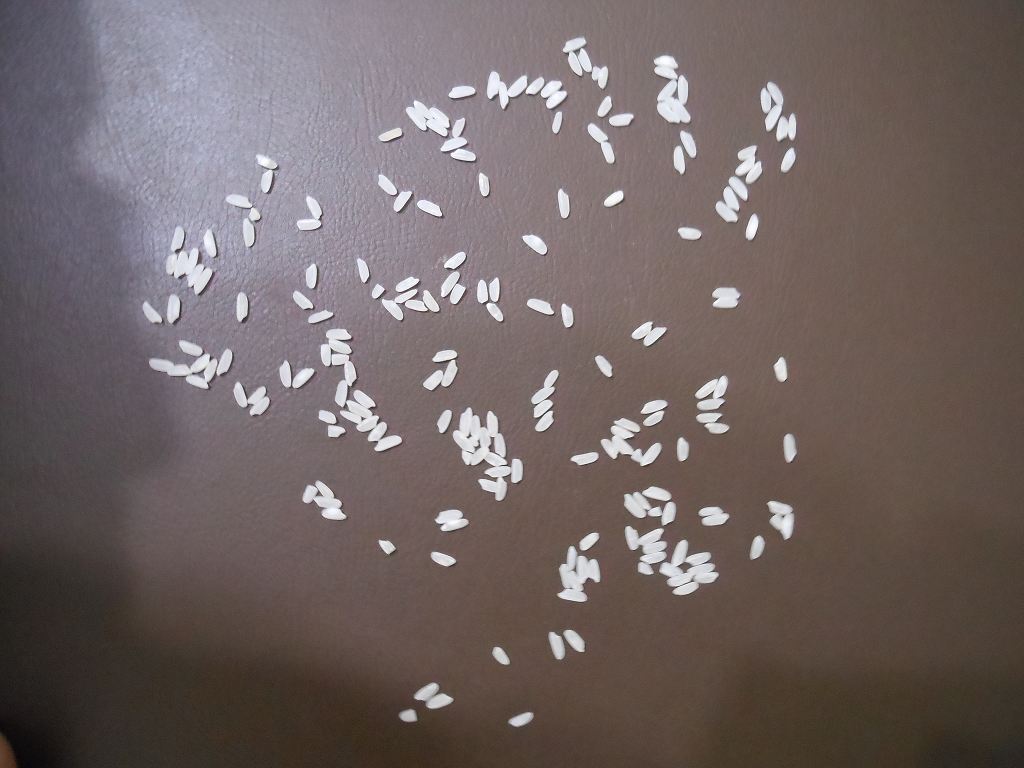
#> input picture arroz_V2/205.bmp, 1024 x 768 px
$ python Projeto4.py
#> lines starting #> are read from the running program, lines starting #| are printed output that depends on the picture; after the words box and inside, x2 and y2 are one past the last pixel; in counts of white or black regions, pixels touching at a corner belong together
#===============================================================================
# Projeto 4 - Contagem de arroz
#-------------------------------------------------------------------------------
# Autor: João Lucas M. Camilo
#        Viviane Ruotolo
# Universidade Tecnológica Federal do Paraná
#===============================================================================


import sys
import timeit
import numpy as np
import cv2

#===============================================================================

INPUT_IMAGE =  '205.bmp'

ALTURA_MIN = 1
LARGURA_MIN = 1
N_PIXELS_MIN = 80

#===============================================================================


def rotula (img, largura_min, altura_min, n_pixels_min):
    '''Rotulagem usando flood fill. Marca os objetos da imagem com os valores
[0.1,0.2,etc].

Parâmetros: img: imagem de entrada E saída.
            largura_min: descarta componentes com largura menor que esta.
            altura_min: descarta componentes com altura menor que esta.
            n_pixels_min: descarta componentes com menos pixels que isso.

Valor de retorno: uma lista, onde cada item é um vetor associativo (dictionary)
com os seguintes campos:

'label': rótulo do componente.
'n_pixels': número de pixels do componente.
'T', 'L', 'B', 'R': coordenadas do retângulo envolvente de um componente conexo,
respectivamente: topo, esquerda, baixo e direita.'''

    # Use a abordagem com flood fill recursivo.
    rows,cols = np.shape(img)
    pilha = []
    label = 2

    componentes = []


    for row in range(rows):
        for col in range(cols):

            if(img [row][col] == 1):
                coord = (row,col)
                pilha.append(coord)
                n_pixel =1
                retangulo = {'L':col,'T':row,'R':col,'B':row}
                while (len(pilha) != 0):

                    y,x = pilha.pop()

                    direcao = [(-1,0),(1,0),(0,-1),(0,1)]
                    for dx,dy in direcao:
                        if ((y + dy >= 0) and (x + dx >= 0) and (y + dy < rows)  and (x + dx < cols) ):
                            if img[y+dy,x+dx] == 1:
                                img[y+dy,x+dx] = label
                                n_pixel += 1
                                retangulo['T'] = min(retangulo['T'],y+dy)
                                retangulo['L'] = min(retangulo['L'],x+dx)
                                retangulo['R'] = max(retangulo['R'],x+dx)
                                retangulo['B'] = max(retangulo['B'],y+dy)
                                pilha.append((y+dy,x+dx))

                if(n_pixel > n_pixels_min and (retangulo['R'] -retangulo ['L']) > largura_min and (retangulo['B']-retangulo['T']) > altura_min):
                    componente = {'label' : label, "n_pixel" :n_pixel}
                    componente.update(retangulo)
                    componentes.append(componente)

                label +=1


    return componentes

#----------------------------


#========================================================================================
def main ():

    # Abre a imagem em escala de cinza.
    img = cv2.imread (INPUT_IMAGE, cv2.IMREAD_GRAYSCALE)
    if img is None:
        print ('Erro abrindo a imagem.\n')
        sys.exit ()

    img = img.astype (np.float32) / 255
    rows,cols = np.shape(img)

    img= cv2.normalize(img,None,alpha=0,beta=1,norm_type=cv2.NORM_MINMAX)

    #Binarização Local
    kernel = 201
    img = (img * 255).astype(np.uint8)
    img3 = cv2.adaptiveThreshold(img, 255, cv2.ADAPTIVE_THRESH_MEAN_C, cv2.THRESH_BINARY, kernel, -30)
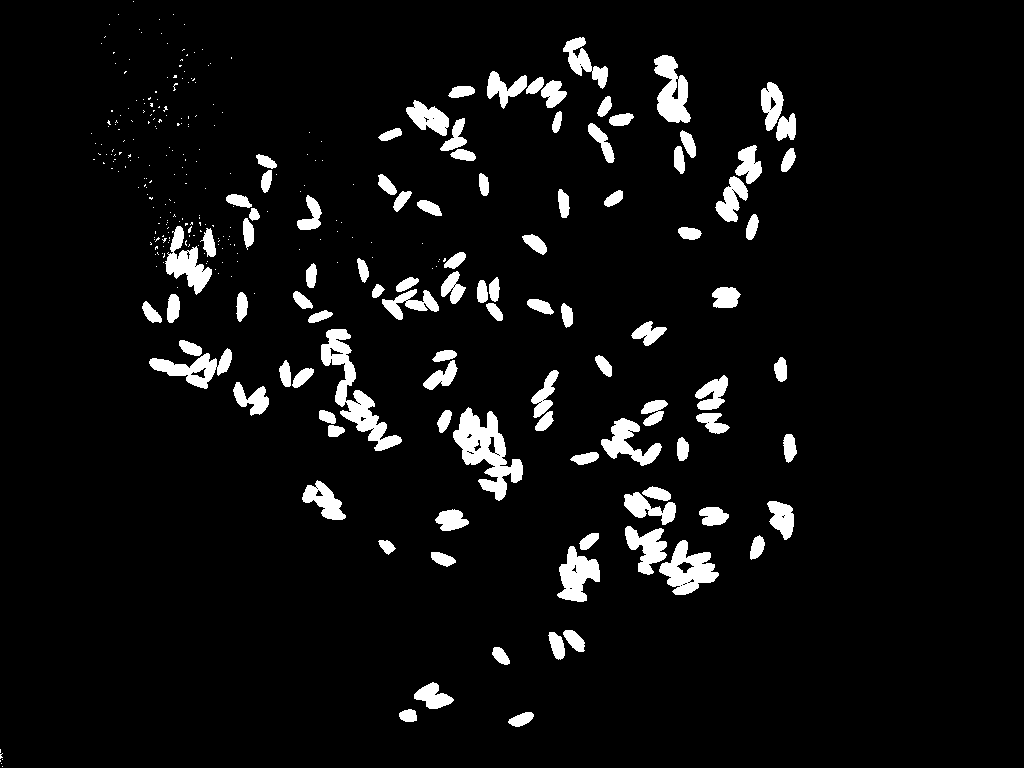
#> img3: shape (768, 1024); 5.8% white; 313 white regions (214 under 20 px), largest, box (x1, y1, x2, y2) and area: (453, 407, 523, 501) 2835, (321, 329, 402, 451) 2638, (659, 540, 719, 595) 1687
    img3 = img3.astype (np.float32) / 255

    #Limpa ruido
    kernel = np.ones((5,5), dtype=np.uint8)
    img3 = cv2.erode(img3,kernel)
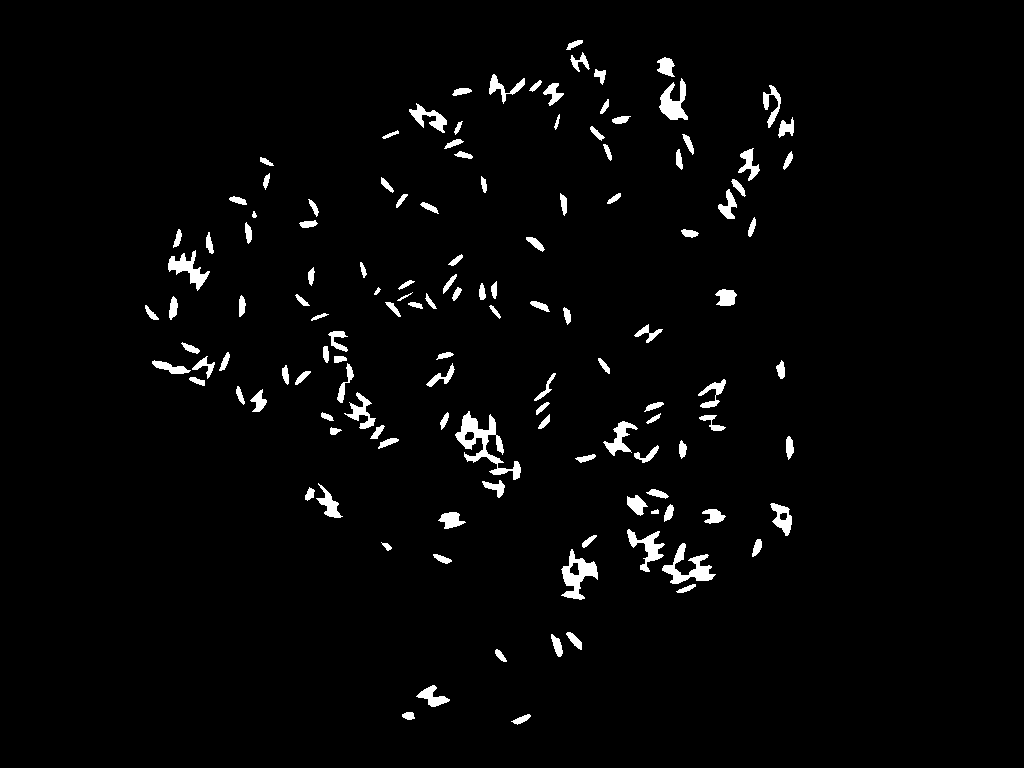
#> img3: shape (768, 1024) float32; values 0 (black) and 1 (white), 2.6% white; 129 white regions, largest, box (x1, y1, x2, y2) and area: (455, 411, 521, 480) 1315, (561, 549, 598, 600) 820, (662, 543, 716, 584) 807
    img3 = cv2.dilate(img3,(kernel))
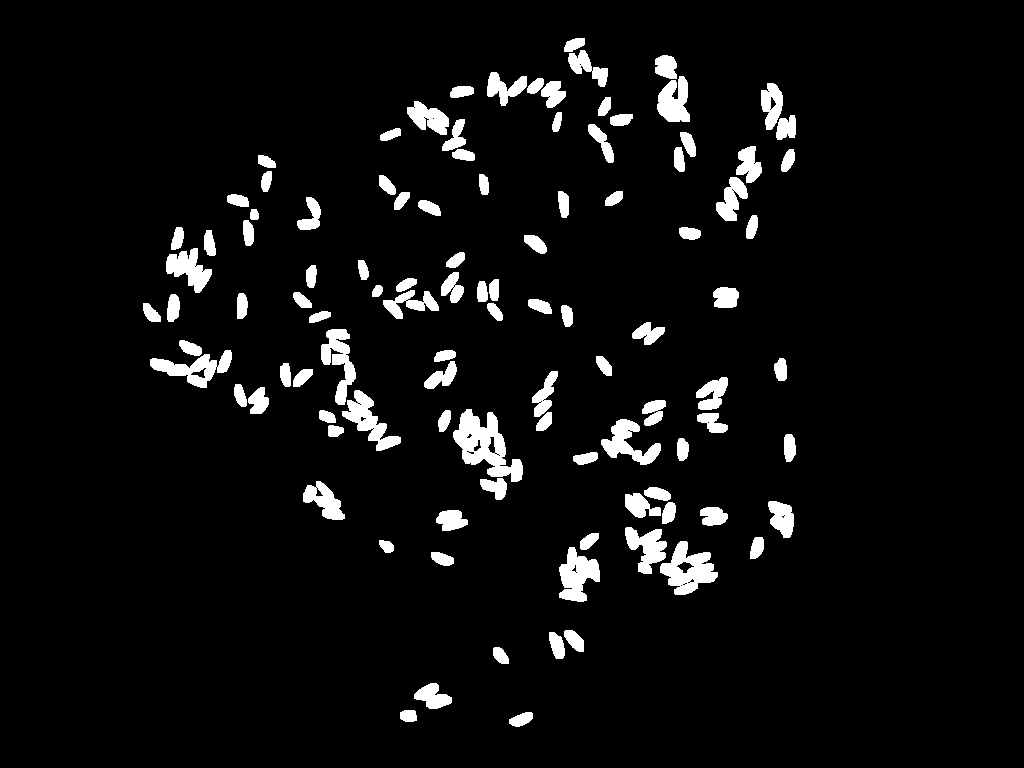
#> img3: shape (768, 1024) float32; values 0 (black) and 1 (white), 5.5% white; 106 white regions, largest, box (x1, y1, x2, y2) and area: (453, 409, 523, 482) 2409, (660, 541, 718, 595) 1654, (559, 547, 600, 602) 1364

    cv2.imshow ('ORIGINAL', img/255)
    cv2.imwrite ('ORIGINAL.png', img)
    cv2.imshow ('03 - binzarizada', img3)
    cv2.imwrite ('03 - binzarizada.png', img3*255)

    start_time = timeit.default_timer ()
    componentes = rotula (img3, LARGURA_MIN, ALTURA_MIN, N_PIXELS_MIN)
#> after the loop in rotula, `for row in range(rows):`:
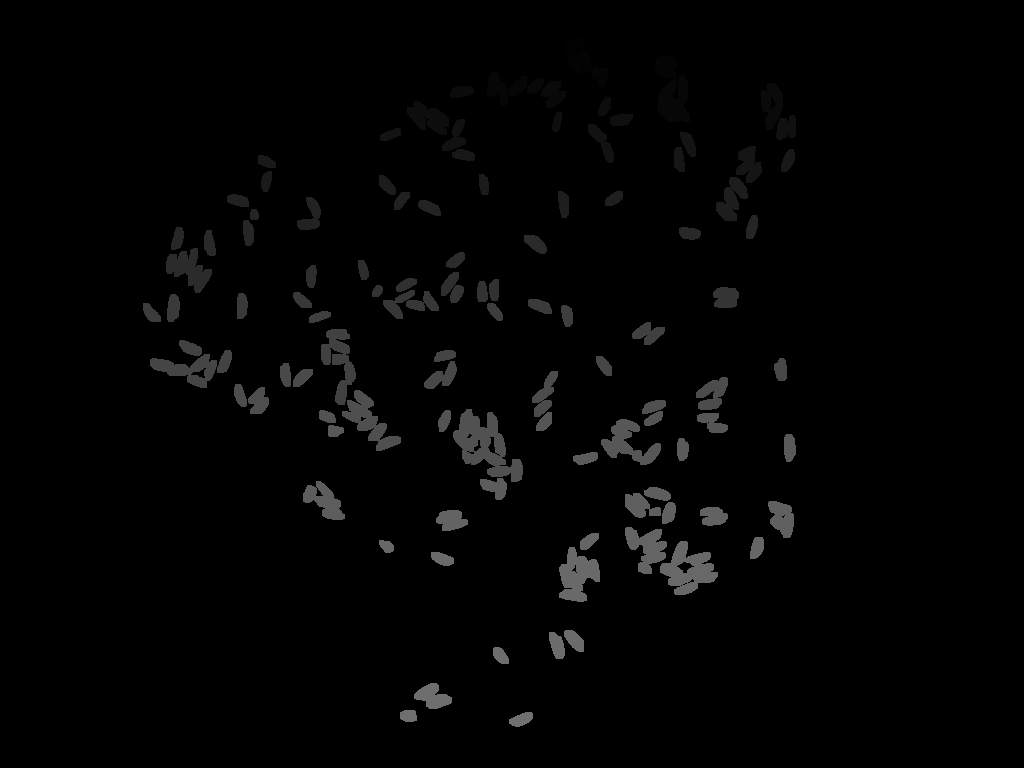
#> img: shape (768, 1024) float32; min 0, max 112, mean 3.4
#> componentes = 111 items
    n_componentes = len (componentes)
#> n_componentes = 111
    print ('%d blobs detectados.' % n_componentes)
#| 111 blobs detectados.

    pixel =np.zeros(n_componentes)
    for c in range(0,n_componentes):
        pixel[c] = componentes[c]["n_pixel"]
#> after the loop, pixel = 111 values, max 2410 at index 79, min 89 at index 34, mean 392.7

    pixel = np.sort(pixel)
#> pixel = 111 values from 89 to 2410
    desvio = np.std(pixel)
#> desvio = 357.7
    mediana = np.median(pixel)
#> mediana = 240
    pixel_buffer = pixel.copy()
#> pixel_buffer = 111 values from 89 to 2410

    while desvio/mediana >= 0.09:


        distancias = np.abs(pixel_buffer - mediana)

        # Remover o valor mais distante da mediana
        indice_remover = np.argmax(distancias)
        pixel_buffer = np.delete(pixel_buffer, indice_remover)

        mediana = np.median(pixel_buffer)
        desvio = np.std(pixel_buffer)
#> this loop made 60 passes
#> (indice_remover, mediana, desvio) on passes 1 to 8: (110, 239.5, 302.9), (109, 239, 278.3), (108, 238.5, 262.2), (107, 238, 246.1), (106, 237, 231.1), (105, 236, 215.9), (104, 235, 203.9), (103, 234, 190.7)
#> after the loop, pixel_buffer = 51 values from 182 to 257


    cont_arroz=0

    #Maior valor de blob encontrado que é considerado Arroz
    max_arroz = pixel_buffer[-1]
#> max_arroz = 257
    #Proporção entre o blob mais pequeno e a mediana.
    #Responsavel por determinar se as casas decimais são considerados arroz ou não.
    min_arroz = pixel[0]/mediana
#> min_arroz = 0.401

    #Conta a quantidade de arroz nos blobs
    for i in range (0,n_componentes):
        if(pixel[i] > max_arroz):

            cont_arroz += int(pixel[i]/mediana) -1
            if(pixel[i]/mediana - int(pixel[i]/mediana)>=min_arroz):
                cont_arroz+=1
#> this loop made 111 passes
#> cont_arroz on passes 68 to 75: 0, 0, 0, 0, 0, 0, 1, 2
#> after the loop, cont_arroz = 95

    print("Quantidade de arroz: ", cont_arroz+n_componentes)
#| Quantidade de arroz:  206
    print ('Tempo: %f' % (timeit.default_timer () - start_time))

    cv2.waitKey ()
    cv2.destroyAllWindows ()


if __name__ == '__main__':
    main()

$ run again, with arroz_V2/114.bmp copied over arroz_V2/205.bmp
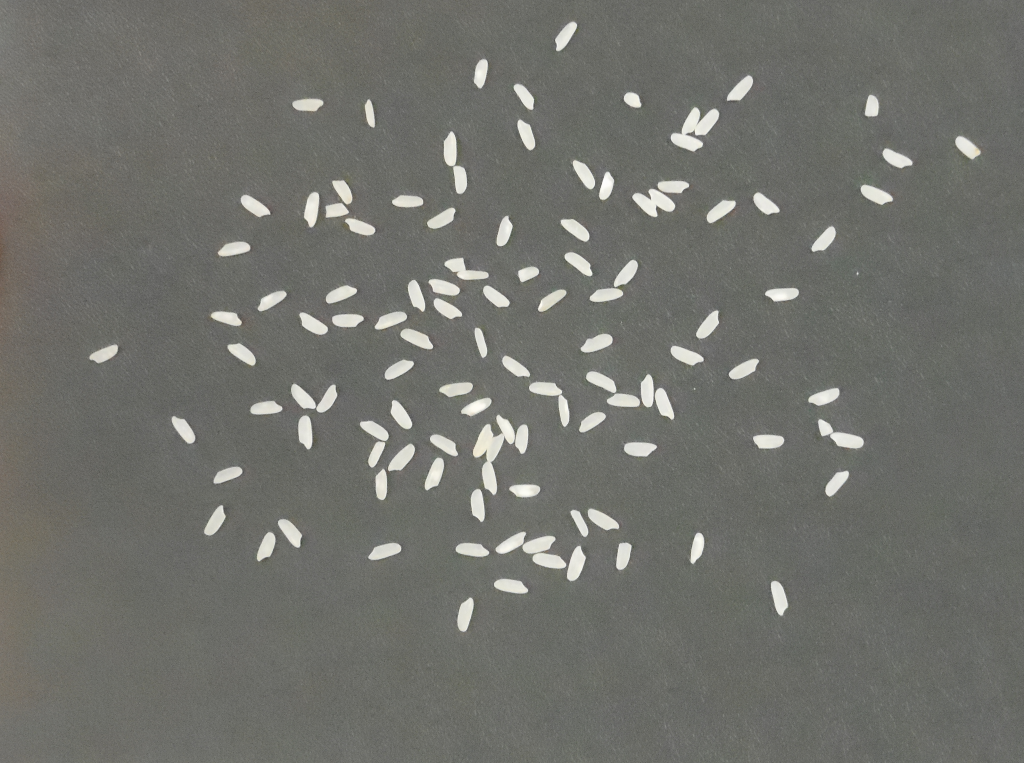
#> input picture arroz_V2/114.bmp, 1024 x 763 px
#> in main, `img3 = cv2.adaptiveThreshold(img, 255, cv2.ADAPTIVE_THRESH_MEAN_C, cv2..`:
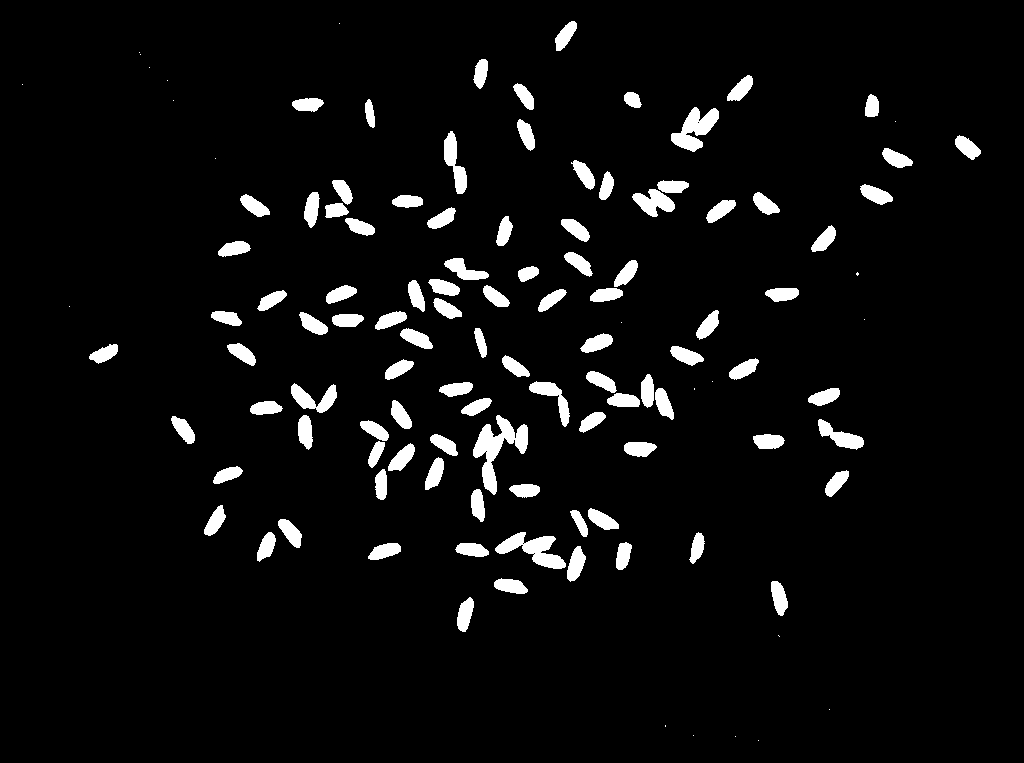
#> img3: shape (763, 1024); 5% white; 121 white regions (21 under 20 px), largest, box (x1, y1, x2, y2) and area: (473, 415, 528, 495) 1651, (495, 532, 566, 569) 1163, (671, 107, 719, 152) 1078
#> after the loop in rotula, `for row in range(rows):`:
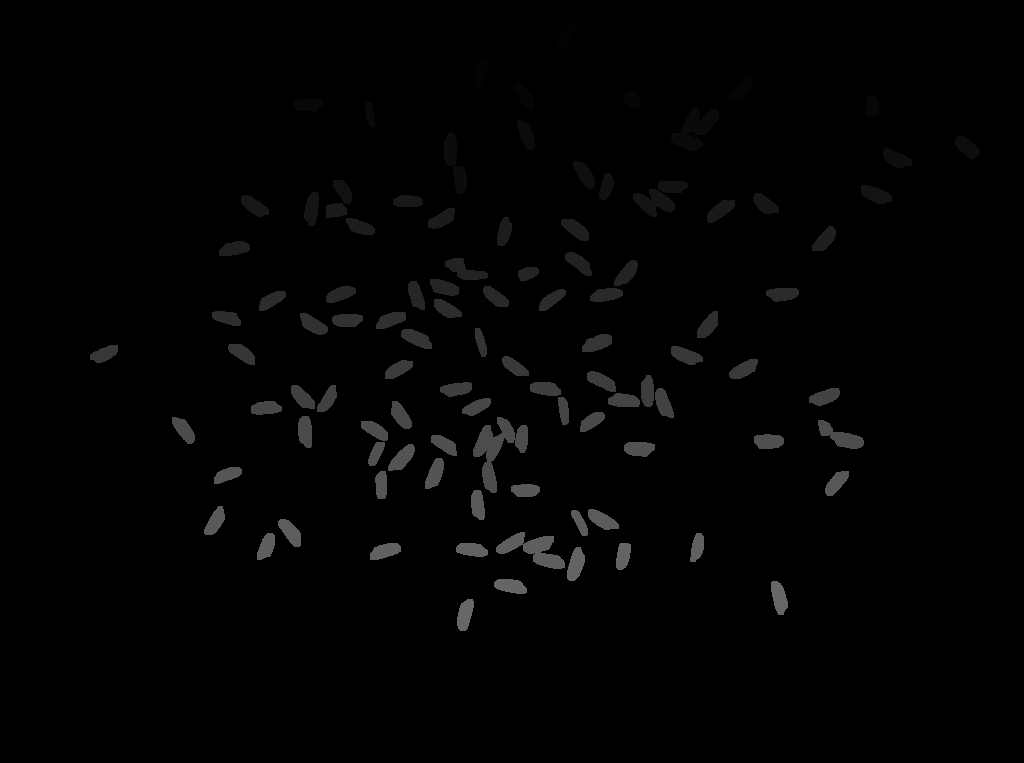
#> img: shape (763, 1024) float32; min 0, max 103, mean 2.6
#> componentes = 102 items
#> n_componentes = 102
#| 102 blobs detectados.
#> after the loop in main, `for c in range(0,n_componentes):`: pixel = 102 values, max 1618 at index 74, min 194 at index 7, mean 376.4
#> in main, `pixel = np.sort(pixel)`: pixel = 102 values from 194 to 1618
#> in main, `desvio = np.std(pixel)`: desvio = 176.5
#> in main, `mediana = np.median(pixel)`: mediana = 351
#> in main, `pixel_buffer = pixel.copy()`: pixel_buffer = 102 values from 194 to 1618
#> the loop in main, `while desvio/mediana >= 0.09:  ` made 14 passes
#> (indice_remover, mediana, desvio) on passes 1 to 8: (101, 351, 126.7), (100, 350.5, 100.5), (99, 350, 70.92), (98, 350, 62.37), (97, 350, 52.92), (96, 349.5, 45.81), (0, 350, 43.53), (94, 349.5, 40.91)
#> after the loop in main, `while desvio/mediana >= 0.09:`: pixel_buffer = 88 values from 262 to 418
#> max_arroz = 418
#> min_arroz = 0.553
#> the loop in main, `for i in range (0,n_componentes):` made 102 passes
#> cont_arroz on passes 96 to 102: 0, 1, 2, 3, 5, 7, 11
#> after the loop in main, `for i in range (0,n_componentes):`: cont_arroz = 11
#| Quantidade de arroz:  113
